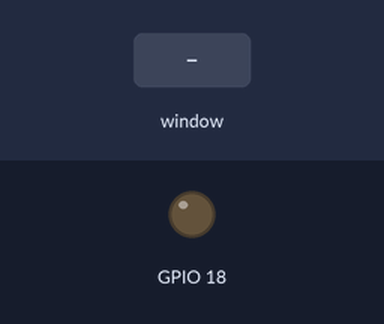
A program run on a simulated Raspberry Pi (BCM pin numbers). On the bench: output pins drawn as LEDs (lit = HIGH). Inputs (shaded band) come from the test bench. The desktop window is not drawn, its controls go by their first labels and the mouse button is held 0.15 s.

Above: at 1.2 s.
1.3 s: control labelled "SW_LED1" in the window clicked
At 2.1 s:
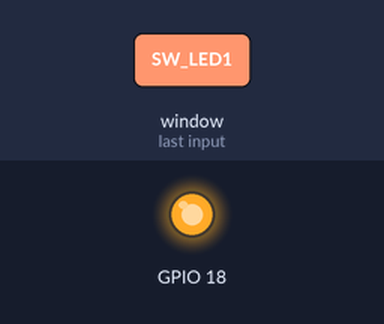
Timing chart, 0 to 4.3 s (numbered marks = the images above; inputs shaded):
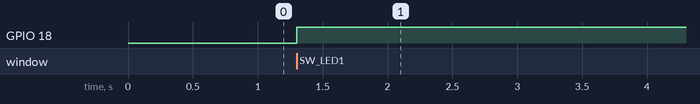

The program:

GUI_using_Tkinter.py
```python
from tkinter import * #imports all classes and functions from Tkinter module
import RPi.GPIO as GPIO #import the RPi.GPIO library and rename it as GPIO
import time #import the time module

GPIO.setmode(GPIO.BCM) #pin numbering system-BCM
GPIO.setup(18,GPIO.OUT) #sets GPIO18 as output

class App:
    def __init__(self,master):
        frame = Frame(master) #create a frame widget as container
        frame.pack() #pack the frame into main window
        self.check_var = BooleanVar() #create boolean variable to store checkbox state
        check = Checkbutton(frame, text = 'SW_LED1',
                            font = ("timesnewroman", 20),#font modification
                            fg = "black", bg = "lightblue", #fg and bg colours
                            command = self.update, variable = self.check_var, onvalue = True, offvalue = False)
        check.grid(row = 1) #place checkbox in the frame using grid layout
    def update(self):
        GPIO.output(18,self.check_var.get()) #sets GPIO pin 18 state to the checkbox state


root = Tk() #creates the main window
###########
root.configure(bg = "lightgrey")
###########
root.wm_title('On / Off Switch') #sets the windows title
app = App(root) #passing main window as master
root.geometry("200x50+0+0") #window size to 250x50 px and position top left corner
root.mainloop() #start Tkinter main loop
```

Measured:
- after the input at 1.3 s, GPIO 18: LOW → HIGH at once
